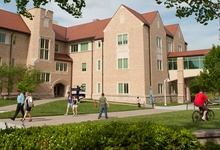
%> input picture HW3/flarsheim-1.jpg, 220 x 150 px, shrunk from 630 x 430 before the run
$ octave main.m   (GNU Octave 9; MATLAB toolbox functions it lacks are replaced by stand-ins)
%> lines starting %> are read from the running program, lines starting %| are printed output that depends on the picture; in (x1, y1, x2, y2) boxes, pixels count from 0 and x2, y2 are one past the last pixel; in counts of white or black regions, pixels touching at a corner belong together; the program's own positions count from 1
clear all;
close all;

if ~isempty(mfilename) && strcmp(mfilename, 'main')
    filename = fullfile(fileparts(mfilename('fullpath')), "flarsheim-1.jpg");

    image = Image(fullfile(filename), "", imread(filename));

    % % % % % % % % % % % % % % % % % % % % % % % % % % % % % % % % % % % % % %
    % % Log Pyramid Stuff

    [height, width] = size(image.grayscale_image);
%> height = 150; width = 220
    scales = [1.200 1.518 1.920 2.429 3.072 3.886 4.915];
    n_scales = length(scales);

    a = 1.2;
    b = 2;
    log_max_scale = 11;

    log_pyramid = zeros(n_scales, height, width);

    for k = 1:n_scales
        % scales(k) = a * sqrt(b) ^ (k - 1);
        f_log{k} = fspecial('log', log_max_scale, scales(k));
        im_log{k} = imfilter(image.grayscale_image, f_log{k});
        log_pyramid(k, :, :) = im_log{k};
    end
%> after the loop, f_log = 7 items; im_log = 7 items

    % [13 lines of commented-out code are left out]

    log_peak_threshold = 10;
    peak = 16;
    log_gradient_threshold = 0.2;

    log_max = reshape(max(reshape(log_pyramid(:, :, :), [n_scales, height * width])), [height, width]);
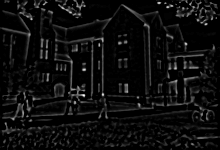
%> log_max: size 150x220 double; min 0, max 67, mean 3.6; drawn with min black and max white
    alp_offs = find(log_max >= log_peak_threshold);
%> alp_offs = 4395 values from 179 to 32865
    n_peak_log = length(alp_offs);
%> n_peak_log = 4395

    log_sift_pos = zeros(size(log_max));
    n_log_sift = 0;

    for k = 1:length(alp_offs)
        [alp_i, alp_j] = ind2sub(size(log_max), alp_offs(k));
        [x0_log(k), peak_response_log(k), y0(k)] = getScaleResponseExtrema(scales, log_pyramid(:, alp_i, alp_j)');

        if abs(y0(k)) >= log_gradient_threshold
            continue;
        end

        log_sift_pos(alp_i, alp_j) = 1;
        n_log_sift = n_log_sift + 1;
        k_pos(n_log_sift, 1) = alp_j;
        k_pos(n_log_sift, 2) = alp_i;
        k_scale(n_log_sift) = x0_log(k);
        k_grad(n_log_sift) = y0(k);
    end
%> this loop made 4395 passes
%> (alp_i, alp_j, p in getScaleResponseExtrema, peak_response in getScaleResponseExtrema, y0 in getScaleResponseExtrema, y0_ in getScaleResponseExtrema, x1 in getScaleResponseExtrema, x2 in getScaleResponseExtrema) on passes 1 to 3: (29, 2, [-0.694 7.77 -28.56 34.98], 10.69, -12.92, 10.54, 2.01, 1.58), (29, 3, [-1.41 15.42 -54.51 62.88], 17.23, -23.61, 20.67, 8.49, 6.03), (97, 3, [-1.35 13.71 -43.55 42.7], 7.85, -16.48, 17.7, 7.7, 4.62)
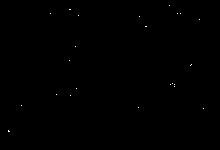
%> log_sift_pos: size 150x220 double; values 0 (black) and 1 (white), 0.08% white in thin lines or dots, all inside (x1, y1, x2, y2) = (8, 5, 204, 132)

    % % Figure for the log sift

    % figure(1); imshow(image.grayscale_image, []); hold on;
    % plot(k_pos(:, 1), k_pos(:, 2), '*r');
    % title(sprintf('LoG SIFT keypoints (threshold = %d)', log_peak_threshold));

    % % end figure

end

function [x0, peak_response, y0] = getScaleResponseExtrema(x, y)
    [p, s] = polyfit(x, y, 3); % a*x^3 + b*x^2 + c*x + d
    delta = 0.2;
    x_ = [x(1):delta:x(end)];
    fx = polyval(p, x_);
    [peak_response, peak_index] = max(fx);
    x0 = x_(peak_index); % x0 is the scale at which the response is maximum
    y0 = 3 * p(1) * x0 ^ 2 + 2 * p(2) * x0 + p(3); % y0 is the maximum response
    y0_ = 6 * p(1) * x0 + 2 * p(2); % y0_ is the first derivative of the response at x0

    x1 = (-2 * p(2) - sqrt(4 * p(2) * p(2) - 12 * p(1) * p(3))) / 6 * p(1);
    x2 = (-2 * p(2) + sqrt(4 * p(2) * p(2) - 12 * p(1) * p(3))) / 6 * p(1);

    % [6 lines of commented-out code are left out]

end
